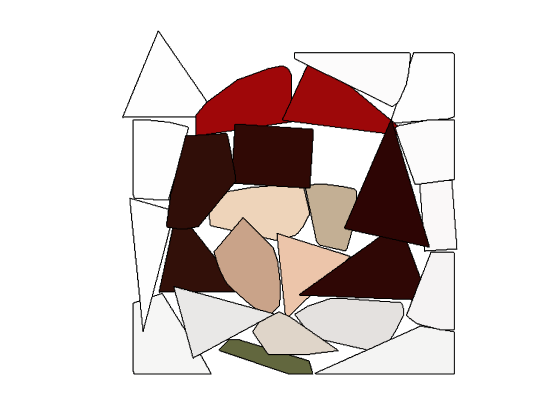
%> input picture MN_Finalshape/foreground.jpg, 560 x 420 px
$ octave Rendering.m   (GNU Octave 9; MATLAB toolbox functions it lacks are replaced by stand-ins)
%> lines starting %> are read from the running program, lines starting %| are printed output that depends on the picture; in (x1, y1, x2, y2) boxes, pixels count from 0 and x2, y2 are one past the last pixel; in counts of white or black regions, pixels touching at a corner belong together; the program's own positions count from 1
%> further down, foreground is the input picture: size 420x560x3 uint8; mean R, G, B 222.2, 211.8, 209.7
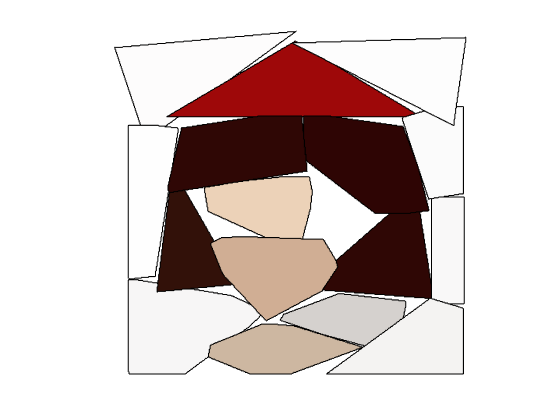
%> input picture MN_Finalshape/background.jpg, 560 x 420 px
%> further down, background is the input picture: size 420x560x3 uint8; mean R, G, B 217.8, 205.4, 203.3
### MN_Finalshape/rgb2lab.m
function [labFrame] = rgb2lab(rgbFrame)

    [frameHeight, frameWidth, frameDepth] = size(rgbFrame);
%> frameHeight = 420; frameWidth = 560; frameDepth = 3

    labFrame = zeros(frameHeight, frameWidth, frameDepth);

    l = zeros(frameHeight, frameWidth);


    R = double(rgbFrame(:, :, 1));

    G = double(rgbFrame(:, :, 2));

    B = double(rgbFrame(:, :, 3));

    X = 0.412 * R + 0.358 * G + 0.180 * B;

    Y = 0.213 * R + 0.715 * G + 0.072 * B;

    Z = 0.019 * R + 0.119 * G + 0.950 * B;

    x = X / 255;

    y = Y / 255;

    z = Z / 255;


    %XYZ转换到Lab

    index = find(y > 0.008856);
%> index = 234090 values from 1 to 235200

    l(index) = 166 .* y(index) .^ (1 / 3);

    index = setdiff((1 : frameHeight * frameWidth)', index);
%> index = 1110 values from 48773 to 195343

    l(index) = 903.3 .* y(index);
%> l: size 420x560 double; min 0, max 166, mean 148; mean of the top-left, top-right, bottom-left and bottom-right quarters 147.2, 139.1, 155.7, 150

    labFrame(:, :, 1) = l;

    labFrame(:, :, 2) = 500 .* (rgb2labft(x) - rgb2labft(y));

    labFrame(:, :, 3) = 200 .* (rgb2labft(y) - rgb2labft(z));

end

### MN_Finalshape/rgb2labft.m
function ft = rgb2labft(t)
    [r, c] = size(t);
%> r = 420; c = 560
    ft = zeros(r, c);
    index = find(t > 0.008856);
%> index = 234265 values from 1 to 235200
    ft(index) = t(index) .^ (1 / 3);
    index = setdiff((1 : r * c)', index);
%> index = 935 values from 48773 to 195343
    ft(index) = 7.787 .* t(index) + 16 / 116;
%> ft: size 420x560 double; min 0.138, max 0.983, mean 0.889
end

### MN_Finalshape/Rendering.m
foreground=imread('foreground.jpg');
background=imread('background.jpg');
lab=rgb2lab(background);
%> in rgb2labft (call 2), `ft(index) = 7.787 .* t(index) + 16 / 116;`: ft: size 420x560 double; min 0.138, max 1, mean 0.892
%> in rgb2labft (call 4), `ft(index) = 7.787 .* t(index) + 16 / 116;`: ft: size 420x560 double; min 0.138, max 1.03, mean 0.894
l=lab(:,:,1); a=lab(:,:,2);b=lab(:,:,3);
lab1=rgb2lab(foreground);
%> in rgb2lab (call 2), `Y = 0.213 * R + 0.715 * G + 0.072 * B;`:
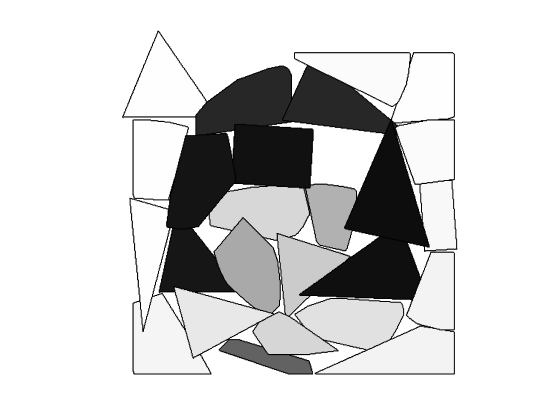
%> Y: size 420x560 double; min 0, max 255, mean 213.8
%> in rgb2lab (call 2), `index = find(y > 0.008856);`: index = 234312 values from 1 to 235200
%> in rgb2lab (call 2), `l(index) = 166 .* y(index) .^ (1 / 3);`:
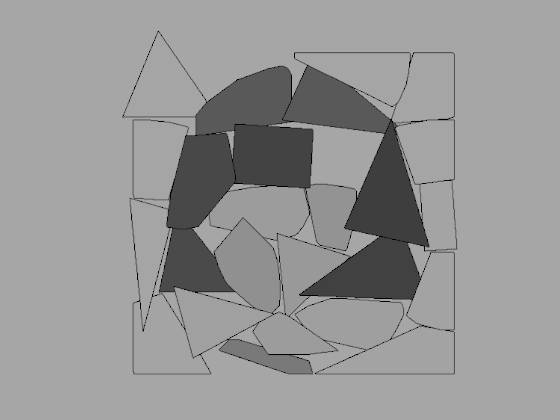
%> l: size 420x560 double; min 0, max 166, mean 150.6
%> in rgb2lab (call 2), `index = setdiff((1 : frameHeight * frameWidth)', index);`: index = 888 values from 51776 to 189958
%> in rgb2lab (call 2), `l(index) = 903.3 .* y(index);`: l: size 420x560 double; 0.04% of pixels changed, all inside (x1, y1, x2, y2) = (235, 124, 428, 298)
%> in rgb2lab (call 2), `labFrame(:, :, 1) = l;`:
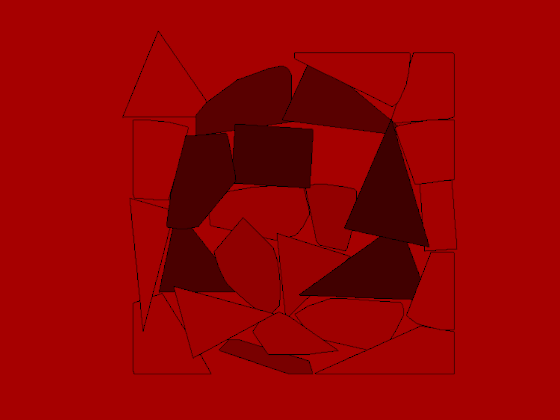
%> labFrame: size 420x560x3 double; mean R, G, B 150.6, 0, 0
%> in rgb2labft (call 5), `ft(index) = 7.787 .* t(index) + 16 / 116;`: ft: size 420x560 double; min 0.138, max 0.983, mean 0.902
%> in rgb2labft (call 6), `ft(index) = 7.787 .* t(index) + 16 / 116;`: ft: size 420x560 double; min 0.138, max 1, mean 0.908
%> in rgb2lab (call 2), `labFrame(:, :, 2) = 500 .* (rgb2labft(x) - rgb2labft(y));`:
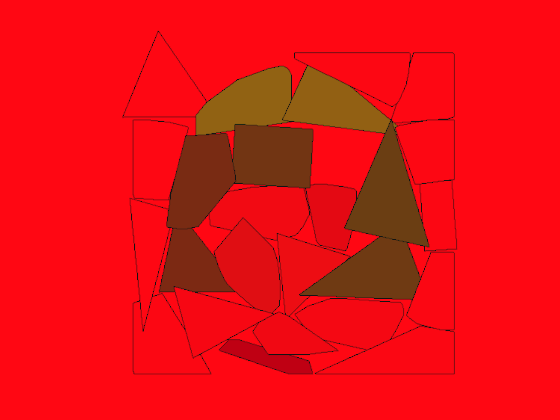
%> labFrame: size 420x560x3 double; mean R, G, B 150.6, -3, 0; drawn with min black and max white
%> in rgb2labft (call 8), `index = find(t > 0.008856);`: index = 234021 values from 1 to 235200
%> in rgb2labft (call 8), `index = setdiff((1 : r * c)', index);`: index = 1179 values from 51776 to 189958
%> in rgb2labft (call 8), `ft(index) = 7.787 .* t(index) + 16 / 116;`:
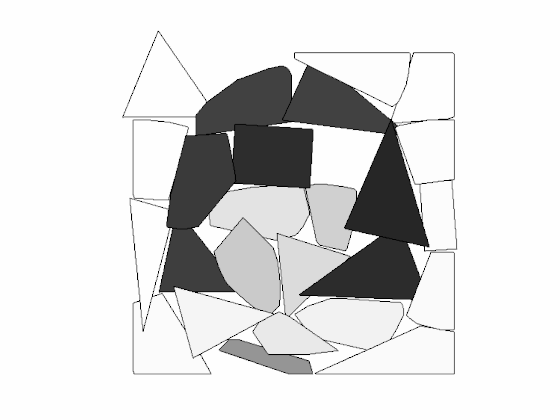
%> ft: size 420x560 double; min 0.138, max 1.03, mean 0.914; drawn with min black and max white
l1=lab1(:,:,1); a1=lab1(:,:,2);b1=lab1(:,:,3);
E=sqrt((l-l1).^2+(a-a1).^2+(b-b1).^2)/4;
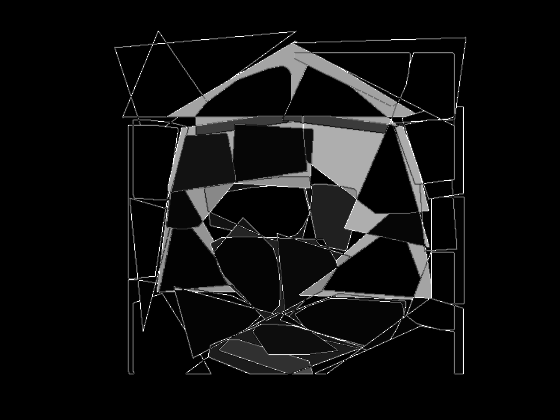
%> E: size 420x560 double; min 0, max 41.58, mean 2.6; drawn with min black and max white
E(E<3)=0;
E1=logical(E);
foreground=double(foreground);
background=double(background);
foreground(:,:,1)=foreground(:,:,1).*E1;
foreground(:,:,2)=foreground(:,:,2).*E1;
foreground(:,:,3)=foreground(:,:,3).*E1;

test=imadd(foreground,background);
imshow(test/256);
